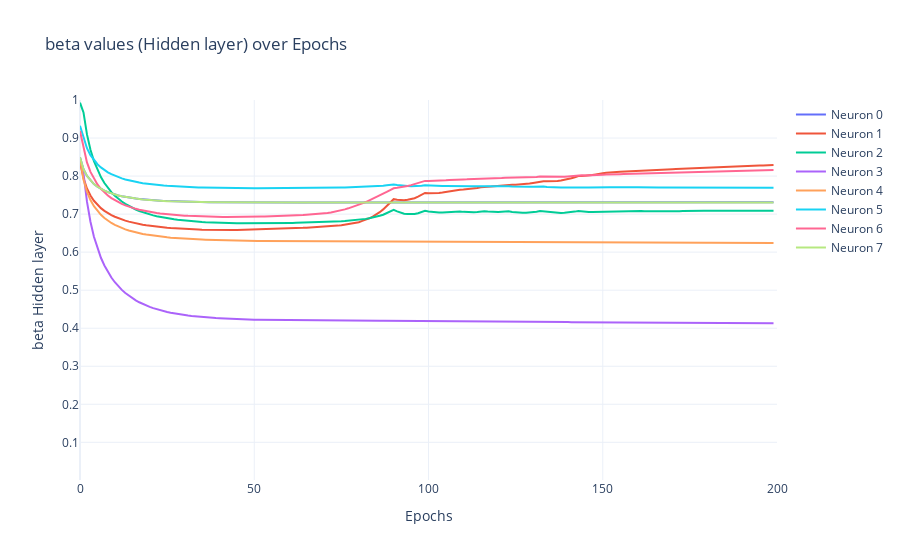

Source (notebook cell):
### Markdown cell above
### Beta Values

### Code cell
plot_beta_values(beta1_values, num_epochs, os.path.join(unique_folder_name, 'beta_hidden_layer'), layer_name='Hidden')

### Figure 1 — Plotly figure (JSON) as saved in the notebook; plotly's stock layout.template omitted (floating-point values rounded to 4 significant figures; data arrays with more than 128 entries replaced by an {"elided": "..."} marker saying what was removed)
{"data": [{"mode": "lines", "name": "Neuron 0", "type": "scatter", "x": {"elided": "200 int values"}, "y": {"elided": "200 float values"}}, {"mode": "lines", "name": "Neuron 1", "type": "scatter", "x": {"elided": "200 int values"}, "y": {"elided": "200 float values"}}, {"mode": "lines", "name": "Neuron 2", "type": "scatter", "x": {"elided": "200 int values"}, "y": {"elided": "200 float values"}}, {"mode": "lines", "name": "Neuron 3", "type": "scatter", "x": {"elided": "200 int values"}, "y": {"elided": "200 float values"}}, {"mode": "lines", "name": "Neuron 4", "type": "scatter", "x": {"elided": "200 int values"}, "y": {"elided": "200 float values"}}, {"mode": "lines", "name": "Neuron 5", "type": "scatter", "x": {"elided": "200 int values"}, "y": {"elided": "200 float values"}}, {"mode": "lines", "name": "Neuron 6", "type": "scatter", "x": {"elided": "200 int values"}, "y": {"elided": "200 float values"}}, {"mode": "lines", "name": "Neuron 7", "type": "scatter", "x": {"elided": "200 int values"}, "y": {"elided": "200 float values"}}], "layout": {"title": {"text": "beta values (Hidden layer) over Epochs"}, "xaxis": {"range": [0, 200], "title": {"text": "Epochs"}}, "yaxis": {"range": [0.001, 1], "title": {"text": "beta Hidden layer"}}}}
